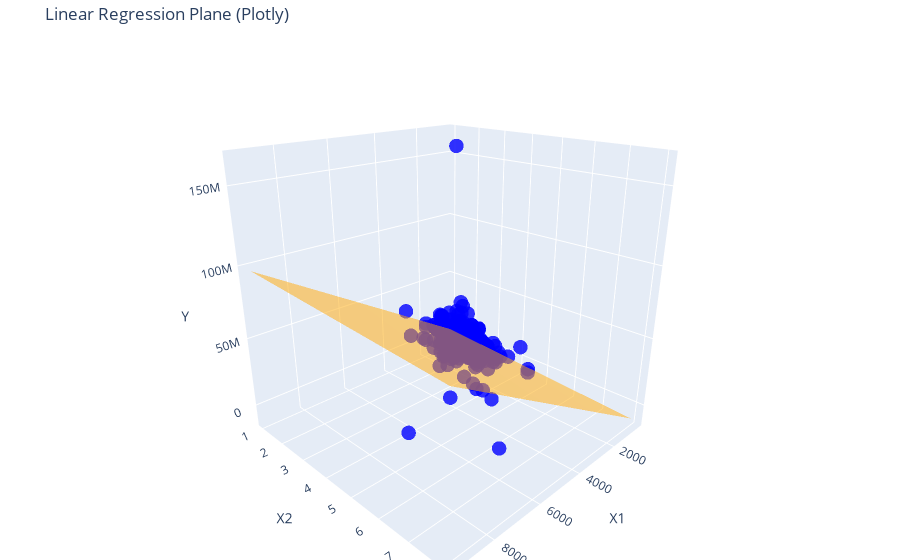

Here is the notebook cell this chart was saved with:
### Code cell
# Step 5: Plot with Plotly
fig = go.Figure()
fig.add_trace(go.Scatter3d(x=data['Area'], y=data['No. of Bedrooms'], z=data['Price'],
                           mode='markers',
                           marker=dict(size=5, color='blue', opacity=0.8),
                           name='Actual Data'))
x1_grid, x2_grid = np.meshgrid(np.linspace(data['Area'].min(), data['Area'].max(), 30),
                               np.linspace(data['No. of Bedrooms'].min(), data['No. of Bedrooms'].max(), 30))
y_pred_grid = model.intercept_ + model.coef_[0] * x1_grid + model.coef_[1] * x2_grid
fig.add_trace(go.Surface(x=x1_grid, y=x2_grid, z=y_pred_grid,
                         colorscale=[[0, 'orange'], [1, 'orange']],
                         opacity=0.5, showscale=False, name='Regression Plane'))
fig.update_layout(scene=dict(
                    xaxis_title='X1',
                    yaxis_title='X2',
                    zaxis_title='Y',
                    camera=dict(eye=dict(x=1.4, y=1.4, z=0.8))
                ),
                title='Linear Regression Plane (Plotly)',
                margin=dict(l=0, r=0, b=0, t=40))
fig.show()

### Figure 1 — Plotly figure (JSON) as saved in the notebook; plotly's stock layout.template omitted (floating-point values rounded to 4 significant figures; data arrays with more than 128 entries replaced by an {"elided": "..."} marker saying what was removed)
{"data": [{"marker": {"color": "blue", "opacity": 0.8, "size": 5}, "mode": "markers", "name": "Actual Data", "type": "scatter3d", "x": {"elided": "2518 int values"}, "y": {"elided": "2518 int values"}, "z": {"elided": "2518 int values"}}, {"colorscale": [[0, "orange"], [1, "orange"]], "name": "Regression Plane", "opacity": 0.5, "showscale": false, "type": "surface", "x": {"elided": "30x30 float values"}, "y": {"elided": "30x30 float values"}, "z": {"elided": "30x30 float values"}}], "layout": {"margin": {"b": 0, "l": 0, "r": 0, "t": 40}, "scene": {"camera": {"eye": {"x": 1.4, "y": 1.4, "z": 0.8}}, "xaxis": {"title": {"text": "X1"}}, "yaxis": {"title": {"text": "X2"}}, "zaxis": {"title": {"text": "Y"}}}, "title": {"text": "Linear Regression Plane (Plotly)"}}}
